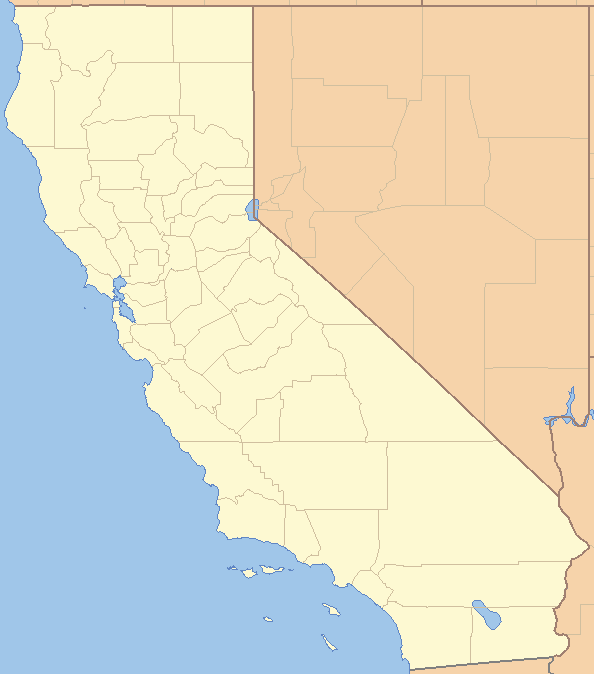
#> input picture Regression/california.png, 594 x 674 px
$ jupyter execute House_Prices.ipynb
#> lines starting #> are read from the running program, lines starting #| are printed output that depends on the picture
# Predicting California House Prices: A Step-by-Step Guide

## The Challenge

Imagine you're a real estate analyst tasked with creating a model that can predict house prices across California. You have data about different areas including:
- Location (longitude and latitude)
- Population and household statistics
- Income levels
- Housing characteristics

Our goal: Build models that can accurately predict median house values based on these features.

> 💡 Fun Fact: Similar models are used by companies like Zillow to estimate house prices. A similar dataset on Kaggle had a prize pool of $1,200,000!

# Import Libraries

[cell 1]
import numpy as np
import pandas as pd
import matplotlib.pyplot as plt
from skimage.io import imread
from sklearn.model_selection import train_test_split
from sklearn.preprocessing import MinMaxScaler
from sklearn.neighbors import KNeighborsRegressor
from sklearn.ensemble import RandomForestRegressor
from xgboost.sklearn import XGBRegressor

# Data Preprocessing

Before we jump into our regression models, we need to make sure the data is processed and ready for analysis.

## Loading The Dataset

[cell 2]
housing = pd.read_csv("housing.csv")
#> (reads K-Means_Clustering/California_Housing/housing.csv from the repository)

### Understanding Our Dataset

Before we dive into modeling, let's understand exactly what information we have in our dataset. Each row represents a block group (a geographic unit used by the US Census Bureau) in California.

#### Feature Breakdown

**Geographic Features:**
- `longitude`: West–east position (negative values, as we're in the Western Hemisphere)
   - Range: Approximately -124 to -114
   - Represents California's position on Earth
   - More negative = further west

 - `latitude`: North–south position
   - Range: Approximately 32 to 42
   - Higher values = further north
   - Helps identify different regions of California

 - `ocean_proximity`: Categorical location relative to the Pacific Ocean
   - Categories: 'NEAR BAY', 'NEAR OCEAN', '<1H OCEAN', 'INLAND', 'ISLAND'
   - Provides context about coastal influence on housing prices

 **Housing Characteristics:**
 - `housing_median_age`: Typical age of homes in the area
   - Unit: Years
   - Helps identify newer developments vs. established neighborhoods
   - Can indicate potential maintenance costs or historical value

 - `total_rooms`: Total number of rooms in all homes in the area
   - Aggregate count for the block group
   - Indicates overall housing capacity
   - Usually correlates with area development level

 - `total_bedrooms`: Total number of bedrooms in all homes in the area
   - Subset of total_rooms
   - Can indicate housing capacity for residents
   - Sometimes has missing values

 **Population and Household Data:**
 - `population`: Total number of people living in the area
   - Raw count of residents
   - Indicates demand for housing
   - Can suggest urban vs. rural areas

 - `households`: Total number of households (groups of people living together)
   - Usually less than population
   - Indicates actual housing unit usage
   - Important for understanding housing demand

 **Economic Indicators:**
 - `median_income`: Typical income for households in the block group
   - Unit: Tens of thousands of dollars (scaled)
   - Example: 8.3 means $83,000
   - Strong predictor of house prices

 **Target Variable:**
 - `median_house_value`: Median price of homes in the area
   - Unit: Dollars
   - This is what we're trying to predict
   - Capped at $500,001 in original data

 Let's look at some basic statistics for our numerical features:

#### Visualizing Feature Distributions

Let's look at how our features are distributed:

[cell 3]
housing.hist(bins=50, figsize=(15,10))
plt.tight_layout()
plt.show()

[cell 4]
print("Dataset Statistics:")
print(housing.describe())

#### Key Observations About Our Data:

1. **Geographic Distribution**
    - Data covers all of California
    - Coastal areas are well-represented
    - Some clustering around major cities

 2. **Value Ranges**
    - House values are capped at $500,001
    - Income shows significant variation
    - Housing age has multiple peaks (suggesting different development periods)

 3. **Potential Challenges**
    - Missing values in total_bedrooms
    - Skewed distributions in several features
    - Geographic features might need special handling

 4. **Relationships to Consider**
    - Rooms vs. Bedrooms ratio
    - Population vs. Households
    - Location vs. House Value

Let's look at correlations between numerical features:

[cell 5]
correlation_matrix = housing.select_dtypes(include=[np.number]).corr()
plt.figure(figsize=(12, 8))
plt.imshow(correlation_matrix, cmap='coolwarm', aspect='auto')
plt.colorbar()
plt.xticks(range(len(correlation_matrix.columns)), correlation_matrix.columns, rotation=45, ha='right')
plt.yticks(range(len(correlation_matrix.columns)), correlation_matrix.columns)
plt.title('Feature Correlations')
plt.tight_layout()
plt.show()

## Data Cleaning and Preparation

### Handling Missing Values

 Missing values can cause problems for our models. Let's check if we have any:

[cell 6]
housing.isnull().sum()

We see some missing values in 'total_bedrooms'. We'll handle this using median imputation:

[cell 7]
# there are 207 NaN in the column 'total_bedrooms', remove them
# check housing again using housing.isnull().sum()
housing['total_bedrooms'] = housing['total_bedrooms'].fillna(housing['total_bedrooms'].mean())
housing.isnull().sum()

### Converting Categorical Data

Machine learning models work with numbers, not categories. We need to convert our categorical 'ocean_proximity' data into numerical format.

First, let's see what categories we have:

[cell 8]
housing["ocean_proximity"].value_counts()

[cell 9]
# We'll use one-hot encoding to convert these categories into numerical columns:
categorical_columns=['ocean_proximity']
housing = pd.get_dummies(housing, columns=categorical_columns)
housing.head()

### Visualize the data
One of the best ways to understand our data is to visualize it. Let's create some informative plots:

[cell 10]
california_img = imread('california.png') # Load the image
#> california_img is the input picture: shape (674, 594, 3); mean R, G, B 225, 221.3, 200.9

# Get the dimensions grid of the image
x1 = min(housing["longitude"].values)
x2 = max(housing["longitude"].values)
y1 = min(housing["latitude"].values)
y2 = max(housing["latitude"].values)

# the parameter c refers to color
# median_house_value is color-coded in both plots
fig, ax =plt.subplots(1,2)

# Plot house values
housing.plot(ax=ax[0], kind="scatter", x="longitude", y="latitude",
             s=housing['population']/100, label="population",
             c="median_house_value", cmap=plt.get_cmap("jet"),
             colorbar=True, alpha=0.4, figsize=(10,7))
ax[0].imshow(california_img,extent=[x1,x2,y1,y2])
ax[0].set_title('median_house_value')

# Plot income values
housing.plot(ax=ax[1], kind="scatter", x="longitude", y="latitude",
             s=housing['population']/100, label="population",
             c="median_income", cmap=plt.get_cmap("jet"),
             colorbar=True, alpha=0.4, figsize=(10,7))
ax[1].imshow(california_img,extent=[x1,x2,y1,y2])
ax[1].set_title('median_income')

These visualizations reveal several interesting patterns:
1. House values tend to be higher near coastal areas
2. There's a strong correlation between income and house values
3. Population density varies significantly across the state
4. The San Francisco Bay Area shows notably high values for both income and house prices

## Preparing for Model Building

### Splitting Features and Target

We need to separate what we want to predict (target) from what we'll use to make predictions (features):

[cell 11]
X=housing.drop(['median_house_value'], axis=1)
X.head()

[cell 12]
Y=housing['median_house_value']
Y.head()

[cell 13]
# convert pandas dataframe/series to numpy array
# sklearn functions may not work well with pandas data types
X_columns=X.columns #store the column names
X=X.values
Y=Y.values

### Splitting Data for Training and Testing

We'll split our data into three parts:
1. Training set: Used to train our model
2. Validation set: Used to tune our model
3. Test set: Used to evaluate our final model

[cell 14]
#trainnig, validation, testing split
X_train, X_test, Y_train, Y_test = train_test_split(X, Y, test_size=0.2, random_state=0)
#split X_train and Y_train into a 'pure' training set and a validation set
X_train, X_val, Y_train, Y_val = train_test_split(X_train, Y_train, test_size=0.1, random_state=0)
print('train:', X_train.shape, Y_train.shape)
print('validation:', X_val.shape, Y_val.shape)
print('test:', X_test.shape, Y_test.shape)

### Feature Scaling

Different features have different scales (e.g., income vs. number of rooms). We'll normalize them to be on similar scales:

[cell 15]
#apply feature normalization to training, validation and test sets
scaler=MinMaxScaler()
scaler.fit(X_train) # think about why fit to X_train, not X ?
X_train=scaler.transform(X_train)
X_val=scaler.transform(X_val)
X_test=scaler.transform(X_test)

# Visualize the effects of scaling on the data
fig, ax = plt.subplots(1, 2, figsize=(12, 5))

# Before scaling
ax[0].hist(X[:, 0], bins=50, color='blue', alpha=0.7, label='longitude')
ax[0].hist(X[:, 1], bins=50, color='green', alpha=0.7, label='latitude')
ax[0].set_title('Before Scaling')
ax[0].legend()

# After scaling
ax[1].hist(X_train[:, 0], bins=50, color='blue', alpha=0.7, label='longitude')
ax[1].hist(X_train[:, 1], bins=50, color='green', alpha=0.7, label='latitude')
ax[1].set_title('After Scaling')
ax[1].legend()

plt.tight_layout()
plt.show()
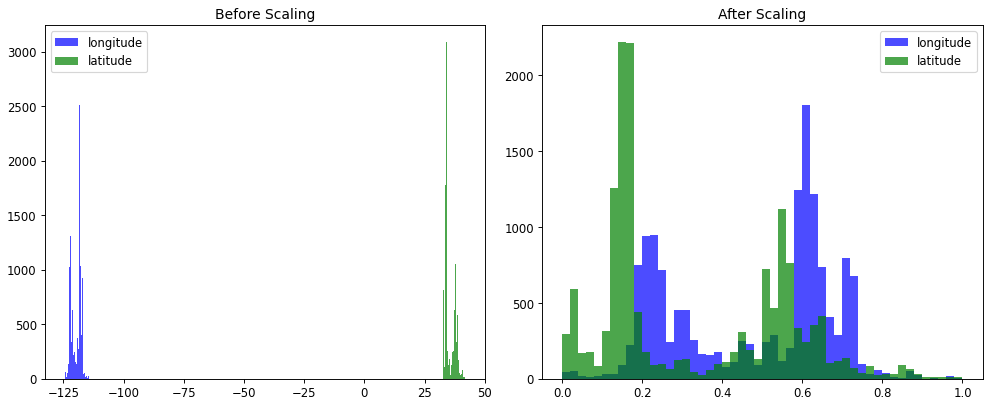
#> figure drawn by matplotlib, 2 panels; panel 1: tallest bar 2507 high, from x = -118.3 to -118.1; panel 1: tallest bar 3086 high, from x = 34.05 to 34.23; panel 2: tallest bar 1801 high, from x = 0.6 to 0.62; panel 2: tallest bar 2217 high, from x = 0.14 to 0.16

# Building Our First Model: Linear Regression

Let's start with the simplest model - linear regression:

[cell 16]
from sklearn.linear_model import LinearRegression
linear_model = LinearRegression()

## Training Model

Now we are fitting the model to the training data.

[cell 17]
linear_model.fit(X_train, Y_train)

## Making Predictions

Use the trained model to make meaningful (hopefully) predictions

[cell 18]
Y_train_pred = linear_model.predict(X_train)
Y_test_pred = linear_model.predict(X_test)

# Checking the type of the output
type(Y_train_pred), type(Y_test_pred)

## Evaluating Model Performance

Let's check how well our model performs using several metrics:
- MSE (Mean Squared Error): Average squared difference between predictions and actual values
- MAE (Mean Absolute Error): Average absolute difference between predictions and actual values
- MAPE (Mean Absolute Percentage Error): Average percentage difference between predictions and actual values

[cell 19]
print('Evaluate model on traning set')
MSE = np.mean((Y_train - Y_train_pred)**2)
MAE = np.mean(np.abs(Y_train - Y_train_pred))
MAPE =  np.mean(np.abs(Y_train - Y_train_pred)/Y_train)
print('MSE=', MSE)
print('MAE=', MAE)
print('MAPE=', MAPE)
print('Evaluate model on testing set')
MSE = np.mean((Y_test - Y_test_pred)**2)
MAE = np.mean(np.abs(Y_test - Y_test_pred))
MAPE =  np.mean(np.abs(Y_test - Y_test_pred)/Y_test)
print('MSE=', MSE)
print('MAE=', MAE)
print('MAPE=', MAPE)

[cell 20]
R2_train = linear_model.score(X_train, Y_train)
R2_test = linear_model.score(X_test, Y_test)
print('R2_train=', R2_train)
print('R2_test=', R2_test)

## Visualizing Model Performance

Let's create scatter plots to visualize how our predictions compare to actual values:

[cell 21]
# the red line is the 45-degree line
fig, ax = plt.subplots(1,2,constrained_layout=True, figsize=(10,5))
ax[0].set_title('Y_test_pred vs Y_test')
ax[0].plot(Y_test, Y_test_pred, '.')
ymax=np.max([Y_test.max(), Y_test_pred.max()])
ax[0].plot(np.linspace(0,ymax, 3), np.linspace(0, ymax, 3), '-r')
ax[0].set_xlabel('Y_test')
ax[0].set_ylabel('Y_test_pred')
ax[1].set_title('Y_train_pred vs Y_train')
ax[1].plot(Y_train, Y_train_pred, '.')
ymax=np.max([Y_train.max(), Y_train_pred.max()])
ax[1].plot(np.linspace(0,ymax, 3), np.linspace(0, ymax, 3), '-r')
ax[1].set_xlabel('Y_train')
ax[1].set_ylabel('Y_train_pred')
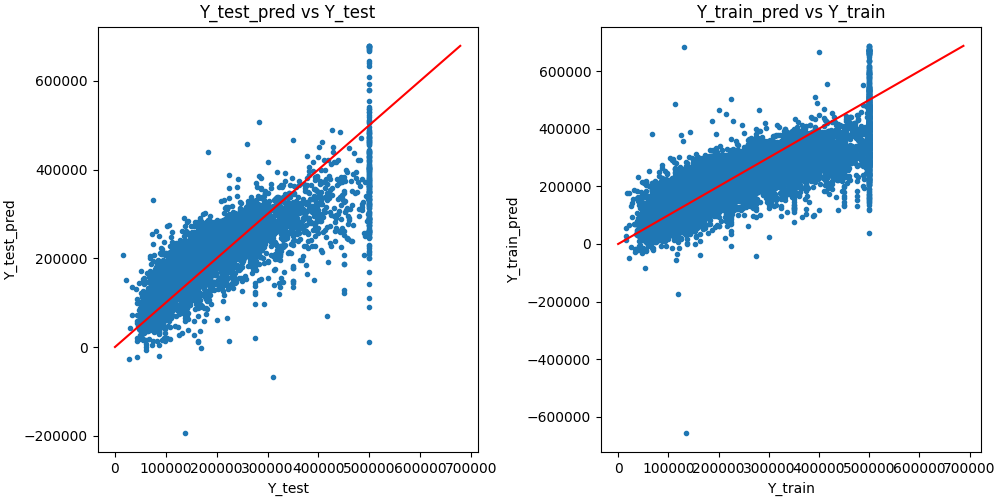
#> figure drawn by matplotlib, 2 panels

The red line in each plot represents perfect predictions. Points closer to this line are better predictions.

[cell 22]
data=scaler.inverse_transform(X_test)
data=pd.DataFrame(data, columns=X_columns)
data['Y_test']=Y_test
data['Y_test_pred']=Y_test_pred

x1 = min(data["longitude"].values)
x2 = max(data["longitude"].values)
y1 = min(data["latitude"].values)
y2 = max(data["latitude"].values)

fig, ax =plt.subplots(1,2)

# Actual values
data.plot(ax=ax[0], kind="scatter", x="longitude", y="latitude",
          s=data['population']/100, label="population",
          c="Y_test", cmap=plt.get_cmap("jet"),
          colorbar=True, alpha=0.4, figsize=(10,7))
ax[0].imshow(california_img,extent=[x1,x2,y1,y2])
ax[0].set_title('ground truth')

# Predicted values
data.plot(ax=ax[1], kind="scatter", x="longitude", y="latitude",
          s=data['population']/100, label="population",
          c="Y_test_pred", cmap=plt.get_cmap("jet"),
          colorbar=True, alpha=0.4, figsize=(10,7))
ax[1].imshow(california_img,extent=[x1,x2,y1,y2])
ax[1].set_title('prediction')
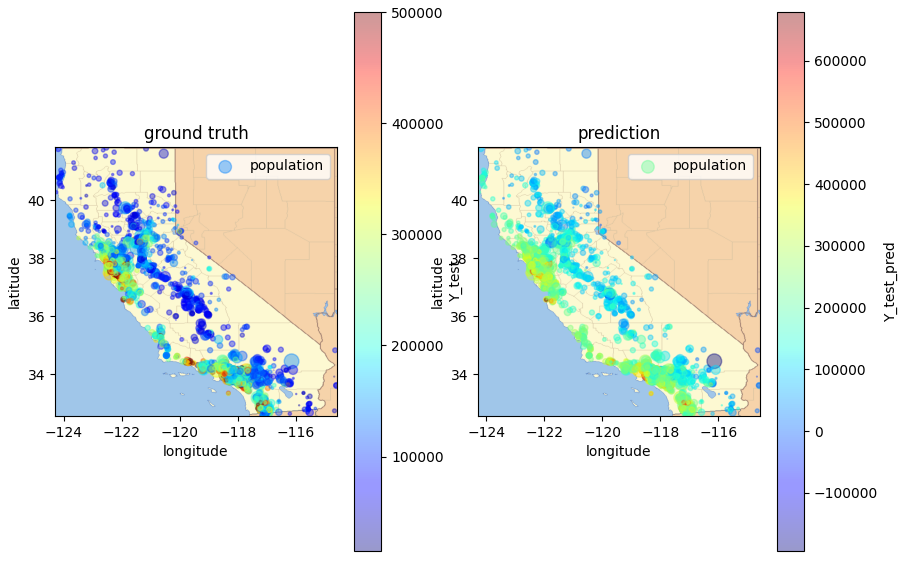
#> figure drawn by matplotlib, 4 panels

## Key Insights:

1. **Model Performance**: Our linear regression model captures general trends but has room for improvement.

2. **Geographic Patterns**: The model recognizes that coastal areas and major cities tend to have higher house values.

3. **Prediction Quality**: The model performs similarly on training and test data, suggesting it's not overfitting.

4. **Areas for Improvement**: The model sometimes struggles with extreme values (very high or very low house prices).

In the next sections, we'll explore more sophisticated models to improve our predictions!

[cell 23]
Y_test.shape

# Advanced Regression Models for House Price Prediction

Now that we've built our baseline linear regression model, let's explore more sophisticated approaches that might capture complex patterns in our housing data better

## K-Nearest Neighbors (KNN) Regression

KNN works differently from linear regression:
- Instead of learning coefficients, it remembers all training examples
- Makes predictions by looking at the most similar houses in our data
- "Similar" means close in terms of our features (location, size, etc.)

Advantages:
- Can capture complex, non-linear patterns
- No assumptions about data relationships
- Simple to understand

Disadvantages:
- Can be slow with large datasets
- Needs feature scaling
- Requires careful choice of k (number of neighbors)

Let's implement it:

### Finding the Best K

The number of neighbors (k) is crucial for KNN performance. Let's try different values:

[cell 24]
n_neighbors_list = np.arange(1, 21)
acc_train_list = []
acc_val_list = []

for n_neighbors in n_neighbors_list:
    knn = KNeighborsRegressor(n_neighbors=n_neighbors)
    knn.fit(X_train, Y_train)

    # Calculate training and validation errors
    Y_train_pred = knn.predict(X_train)
    Y_val_pred = knn.predict(X_val)

    train_mape = np.mean(np.abs(Y_train - Y_train_pred)/Y_train)
    val_mape = np.mean(np.abs(Y_val - Y_val_pred)/Y_val)

    acc_train_list.append(train_mape)
    acc_val_list.append(val_mape)

    # Save the best knn model
    if val_mape == min(acc_val_list):
        best_knn = knn

### Visualizing the Effect of K

Let's plot how the error changes with different k values:

[cell 25]
plt.figure(figsize=(10, 5))
plt.plot(n_neighbors_list, acc_train_list, 'b-', label='Training')
plt.plot(n_neighbors_list, acc_val_list, 'r-', label='Validation')
plt.xlabel('Number of Neighbors (k)')
plt.ylabel('Mean Absolute Percentage Error')
plt.title('Error vs Number of Neighbors')
plt.legend()
plt.grid(True)
plt.show()
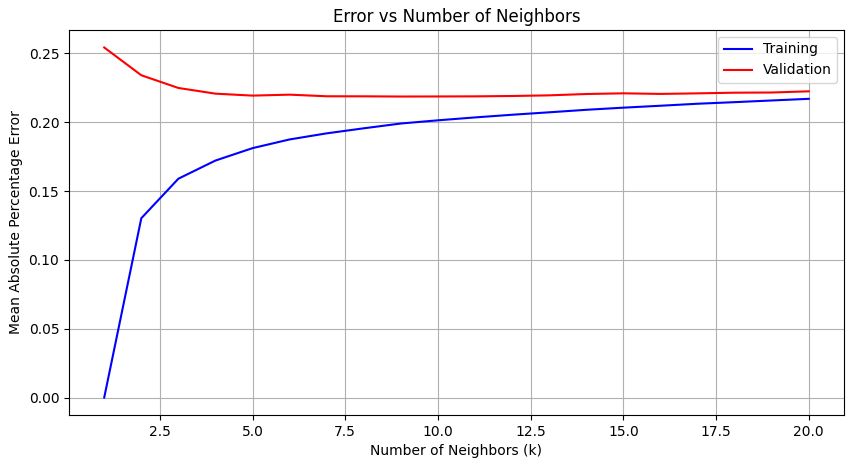
#> figure drawn by matplotlib, 1 panel; curve peaks at x = 20, y = 0.217; curve peaks at x = 1, y = 0.254

Now we will use the optimized knn model to make our predictions.

[cell 26]
Y_train_pred = best_knn.predict(X_train)
Y_test_pred = best_knn.predict(X_test)

### Evaluating KNN Performance

Let's see how our KNN model performs:

[cell 27]
print('Evaluate model on traning set')
MSE = np.mean((Y_train - Y_train_pred)**2)
MAE = np.mean(np.abs(Y_train - Y_train_pred))
MAPE =  np.mean(np.abs(Y_train - Y_train_pred)/Y_train)
print('MSE=', MSE)
print('MAE=', MAE)
print('MAPE=', MAPE)

print('\nEvaluate model on testing set')
MSE = np.mean((Y_test - Y_test_pred)**2)
MAE = np.mean(np.abs(Y_test - Y_test_pred))
MAPE =  np.mean(np.abs(Y_test - Y_test_pred)/Y_test)
print('MSE=', MSE)
print('MAE=', MAE)
print('MAPE=', MAPE)

[cell 28]
R2_train = knn.score(X_train, Y_train)
R2_test = knn.score(X_test, Y_test)
print('R2 on training set ', R2_train)
print('R2 on testing set ', R2_test)

[cell 29]
fig, ax = plt.subplots(1,2,constrained_layout=True, figsize=(10,5))
ax[0].set_title('Y_test_pred vs Y_test')
ax[0].plot(Y_test, Y_test_pred, '.')
ymax=np.max([Y_test.max(), Y_test_pred.max()])
ax[0].plot(np.linspace(0,ymax, 3), np.linspace(0, ymax, 3), '-r')
ax[0].set_xlabel('Y_test')
ax[0].set_ylabel('Y_test_pred')
ax[1].set_title('Y_train_pred vs Y_train')
ax[1].plot(Y_train, Y_train_pred, '.')
ymax=np.max([Y_train.max(), Y_train_pred.max()])
ax[1].plot(np.linspace(0,ymax, 3), np.linspace(0, ymax, 3), '-r')
ax[1].set_xlabel('Y_train')
ax[1].set_ylabel('Y_train_pred')
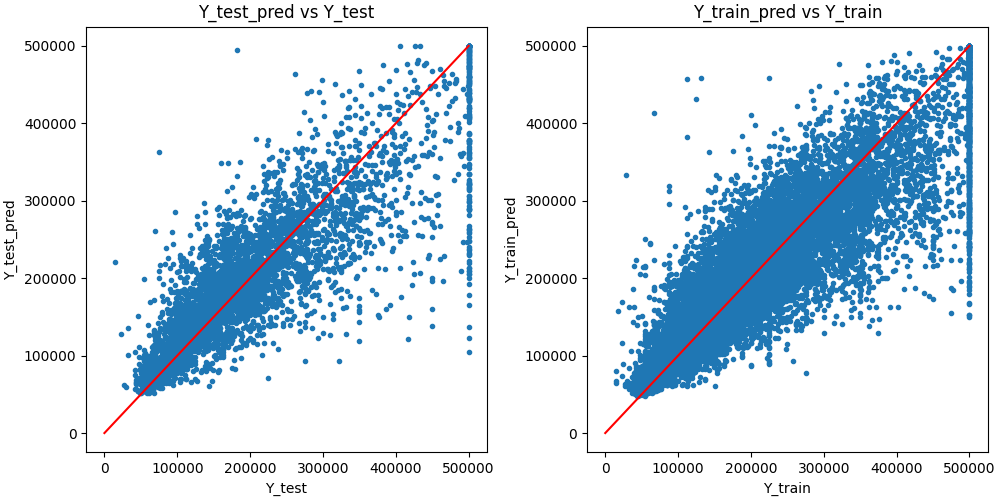
#> figure drawn by matplotlib, 2 panels

Now, lets visualize and compare what our predictions look like on the testing set compared to the truth.

[cell 30]
# Reverse the scaling
data=scaler.inverse_transform(X_test)
data=pd.DataFrame(data, columns=X_columns)

# Add the predicted values
data['Y_test'] = Y_test
data['Y_test_pred'] = Y_test_pred

# Get the dimensions grid of the image
x1 = min(data["longitude"].values)
x2 = max(data["longitude"].values)
y1 = min(data["latitude"].values)
y2 = max(data["latitude"].values)

fig, ax =plt.subplots(1,2)

# Actual values
data.plot(ax=ax[0], kind="scatter", x="longitude", y="latitude",
          s=data['population']/100, label="population",
          c="Y_test", cmap=plt.get_cmap("jet"),
          colorbar=True, alpha=0.4, figsize=(10,7))
ax[0].imshow(california_img,extent=[x1,x2,y1,y2])
ax[0].set_title('ground truth')

# Predicted values
data.plot(ax=ax[1], kind="scatter", x="longitude", y="latitude",
            s=data['population']/100, label="population",
            c="Y_test_pred", cmap=plt.get_cmap("jet"),
            colorbar=True, alpha=0.4, figsize=(10,7))
ax[1].imshow(california_img,extent=[x1,x2,y1,y2])
ax[1].set_title('prediction')
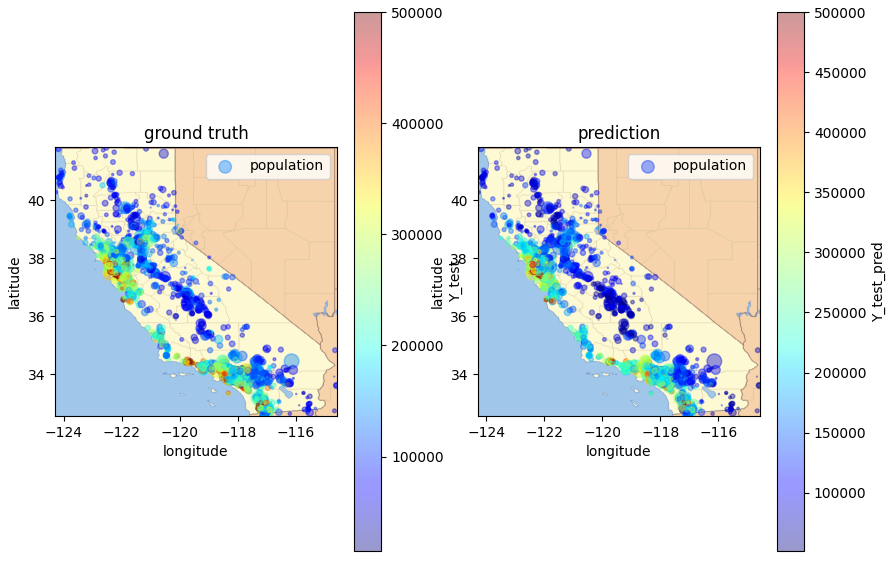
#> figure drawn by matplotlib, 4 panels
